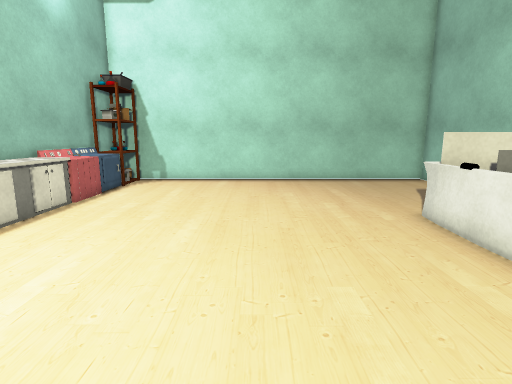
View 1 (above)

13 first-person views from a walk through a scene from a Unity 3-D project. The camera is 1.2 m above the floor, tilts 10° down and sees 80° across. The floor is counted in squares, 0.5 m on a side. Each view is taken from the middle of a square. On the plan, view 1 faces up. The plan holds only what a view shows up to about 19 squares ahead; the rest is blank. The place goes on beyond the plan. The player character is not drawn. Some surface patterns are stand-ins.

View 2
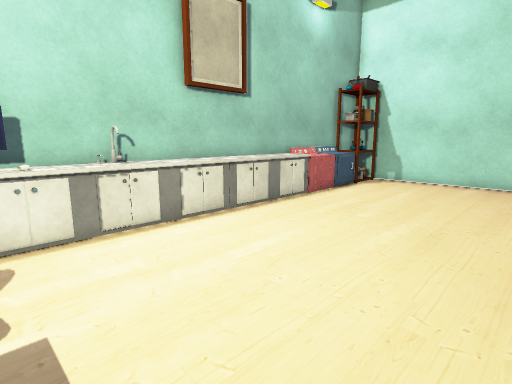

View 3
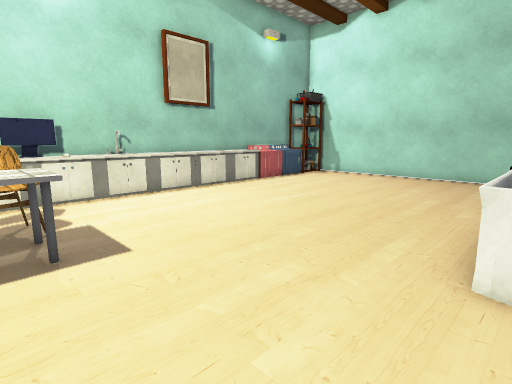

View 4
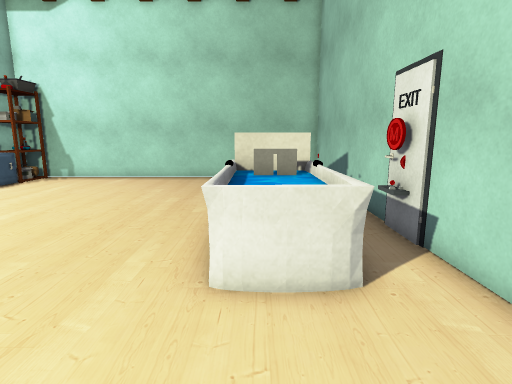

View 5
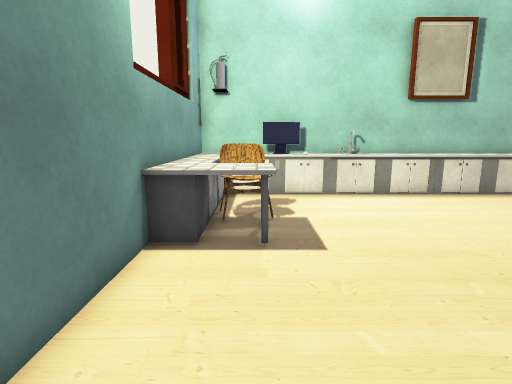

View 6
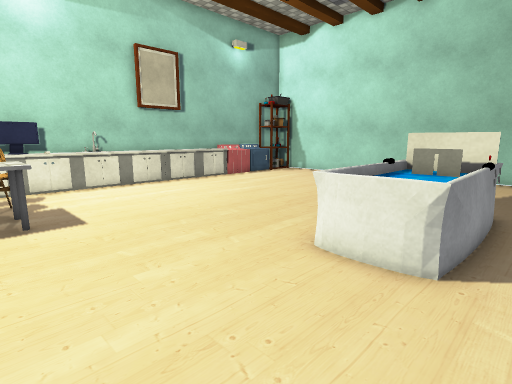

View 7
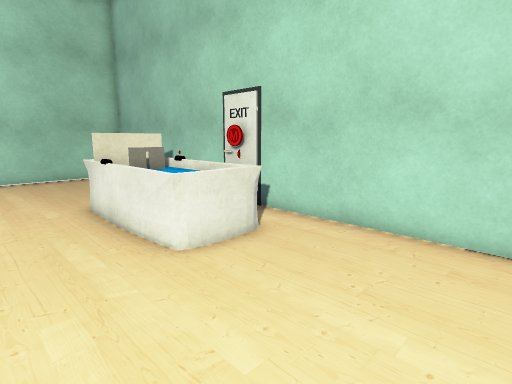

View 8
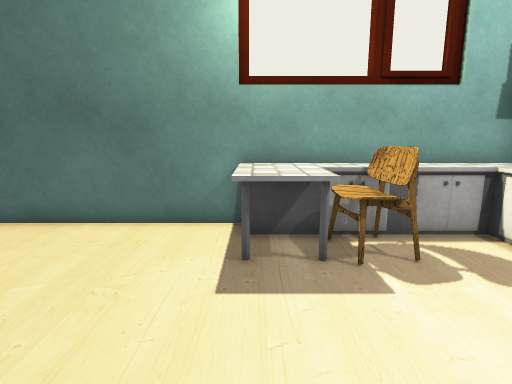

View 9
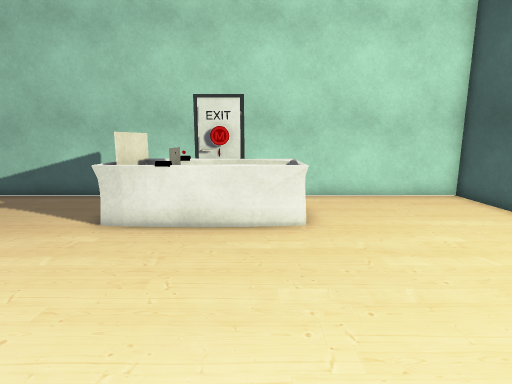

View 10
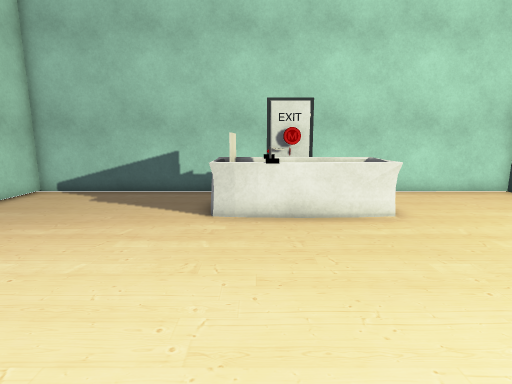

View 11
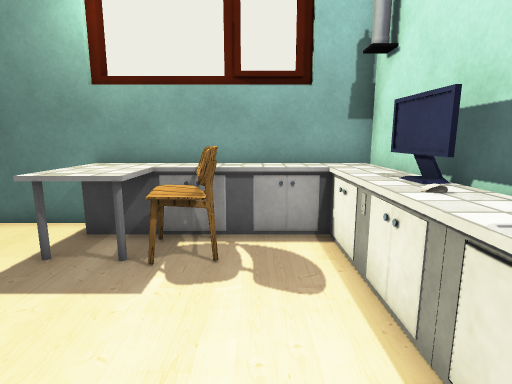

View 12
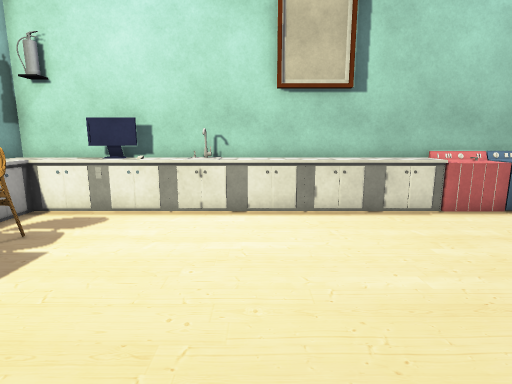

View 13
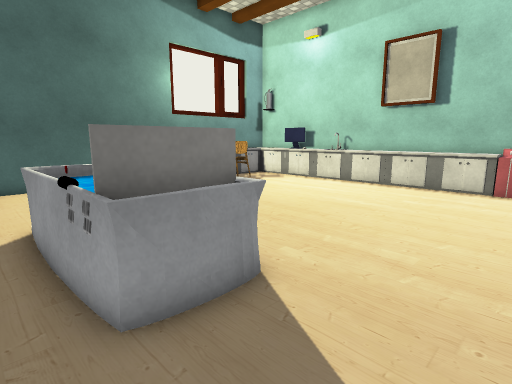

### Floor plan
Key: @ floor where view 1 was taken; # wall or solid block; . floor; ≈ water the walk keeps out of; S shelf; C cabinet; M machine; P computer; H chair; O other object.
Columns run from 8 left of view 1 to 10 right of it. Each row starts with its distance up from view 1.
 18 ###################
 17 #S................#
 16 #S................#
 15 #S................#
 14 #C................#
 13 #C................#
 12 #M................#
 11 #M................#
 10 CC................#
  9 CC...........O##O.#
  8 CC...........O≈OO.#
  7 #C...........O≈OOO#
  6 OO...........O≈≈OO#
  5 OO...........O ≈O.#
  4 OO...........OOOO.#
  3 OO................#
  2 #C................#
  1 CP................#
  0 PC......@.........#
 -1 CC..HHCC..........#
 -2 CCCCHHCC..........#
 -3 CCCCCCCC          #
 -4 ##################

Where each view was taken, in squares from view 1:
view 1: 0 up, 0 right, facing up
view 2: 0 up, 1 right, facing up-left
view 3: 2 down, 6 right, facing up-left
view 4: 1 down, 6 right, facing up
view 5: 1 down, 6 right, facing left
view 6: 2 down, 9 right, facing up-left
view 7: 2 down, 2 right, facing up-right
view 8: 5 up, 1 left, facing down
view 9: 5 up, 3 left, facing right
view 10: 8 up, 4 left, facing right
view 11: 5 up, 5 left, facing down
view 12: 5 up, 3 right, facing left
view 13: 13 up, 9 right, facing down-left
